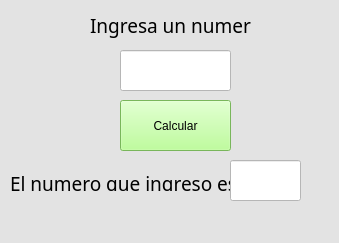
<?xml version="1.0" encoding="UTF-8"?>
<ui version="4.0">
 <class>MainWindow</class>
 <widget class="QMainWindow" name="MainWindow">
  <property name="geometry">
   <rect>
    <x>0</x>
    <y>0</y>
    <width>339</width>
    <height>243</height>
   </rect>
  </property>
  <property name="windowTitle">
   <string>MainWindow</string>
  </property>
  <property name="styleSheet">
   <string notr="true">background-color: rgb(227, 227, 227);</string>
  </property>
  <widget class="QWidget" name="centralwidget">
   <widget class="QLineEdit" name="txt_num">
    <property name="geometry">
     <rect>
      <x>120</x>
      <y>50</y>
      <width>111</width>
      <height>41</height>
     </rect>
    </property>
    <property name="styleSheet">
     <string notr="true">font: 20pt &quot;Franklin Gothic Book&quot;;
background-color: rgb(255, 255, 255);</string>
    </property>
    <property name="text">
     <string/>
    </property>
   </widget>
   <widget class="QPushButton" name="btn_calc">
    <property name="geometry">
     <rect>
      <x>120</x>
      <y>100</y>
      <width>111</width>
      <height>51</height>
     </rect>
    </property>
    <property name="styleSheet">
     <string notr="true">font: 14pt &quot;Franklin Gothic Book&quot;;
background-color: rgb(170, 255, 127);</string>
    </property>
    <property name="text">
     <string>Calcular</string>
    </property>
   </widget>
   <widget class="QLabel" name="label_3">
    <property name="geometry">
     <rect>
      <x>10</x>
      <y>170</y>
      <width>221</width>
      <height>21</height>
     </rect>
    </property>
    <property name="font">
     <font>
      <family>Franklin Gothic Book</family>
      <pointsize>16</pointsize>
      <weight>50</weight>
      <italic>false</italic>
      <bold>false</bold>
     </font>
    </property>
    <property name="styleSheet">
     <string notr="true">font: 16pt &quot;Franklin Gothic Book&quot;;</string>
    </property>
    <property name="text">
     <string>&lt;html&gt;&lt;head/&gt;&lt;body&gt;&lt;p&gt;&lt;span style=&quot; font-size:14pt;&quot;&gt;El numero que ingreso es:&lt;/span&gt;&lt;/p&gt;&lt;/body&gt;&lt;/html&gt;</string>
    </property>
    <property name="scaledContents">
     <bool>false</bool>
    </property>
    <property name="alignment">
     <set>Qt::AlignCenter</set>
    </property>
   </widget>
   <widget class="QLineEdit" name="txt_res">
    <property name="geometry">
     <rect>
      <x>230</x>
      <y>160</y>
      <width>71</width>
      <height>41</height>
     </rect>
    </property>
    <property name="contextMenuPolicy">
     <enum>Qt::PreventContextMenu</enum>
    </property>
    <property name="styleSheet">
     <string notr="true">font: 14pt &quot;Franklin Gothic Book&quot;;
background-color: rgb(255, 255, 255);</string>
    </property>
    <property name="text">
     <string/>
    </property>
    <property name="readOnly">
     <bool>true</bool>
    </property>
   </widget>
   <widget class="QLabel" name="label_4">
    <property name="geometry">
     <rect>
      <x>90</x>
      <y>10</y>
      <width>161</width>
      <height>31</height>
     </rect>
    </property>
    <property name="font">
     <font>
      <family>Franklin Gothic Book</family>
      <pointsize>16</pointsize>
      <weight>50</weight>
      <italic>false</italic>
      <bold>false</bold>
     </font>
    </property>
    <property name="styleSheet">
     <string notr="true">font: 16pt &quot;Franklin Gothic Book&quot;;</string>
    </property>
    <property name="text">
     <string>&lt;html&gt;&lt;head/&gt;&lt;body&gt;&lt;p&gt;&lt;span style=&quot; font-size:14pt;&quot;&gt;Ingresa un numero:&lt;/span&gt;&lt;/p&gt;&lt;/body&gt;&lt;/html&gt;</string>
    </property>
    <property name="scaledContents">
     <bool>false</bool>
    </property>
    <property name="alignment">
     <set>Qt::AlignLeading|Qt::AlignLeft|Qt::AlignVCenter</set>
    </property>
   </widget>
  </widget>
  <widget class="QMenuBar" name="menubar">
   <property name="geometry">
    <rect>
     <x>0</x>
     <y>0</y>
     <width>339</width>
     <height>21</height>
    </rect>
   </property>
  </widget>
  <widget class="QStatusBar" name="statusbar"/>
 </widget>
 <resources>
  <include location="../../Archivos/recursos_programas.qrc"/>
 </resources>
 <connections/>
</ui>
